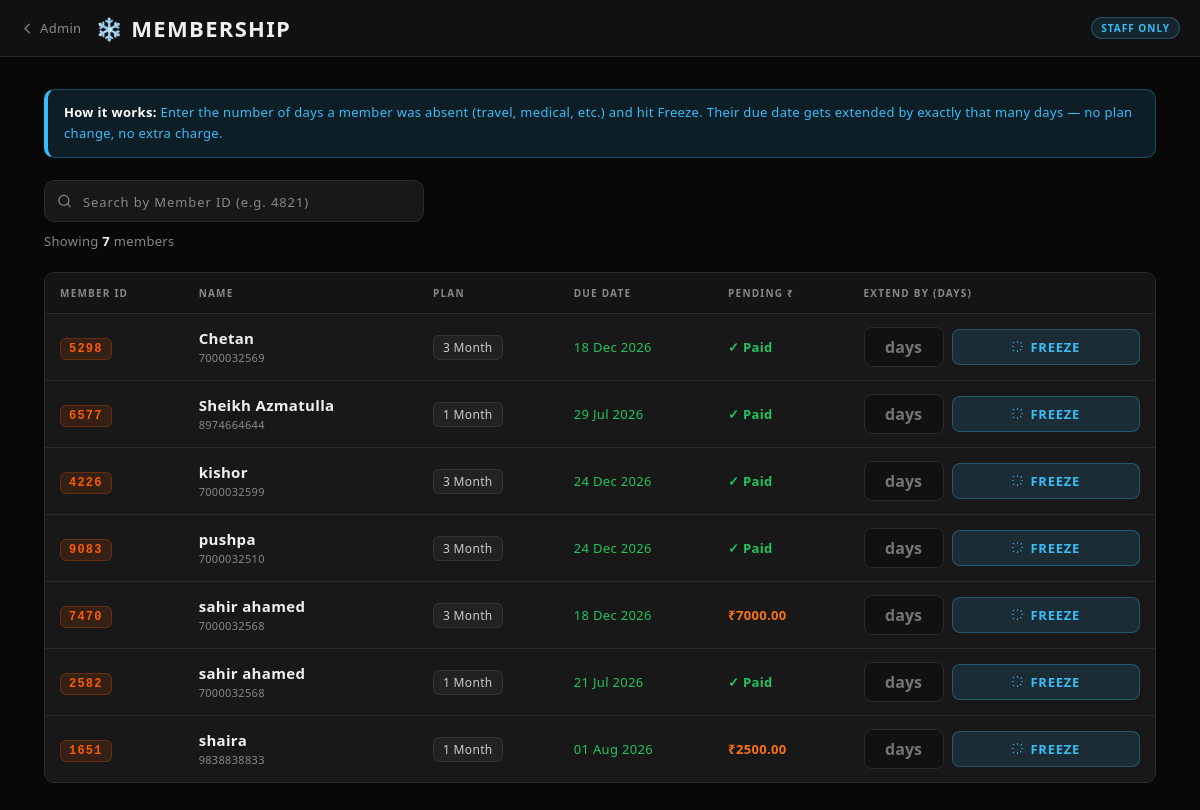
The app's page /freeze-membership/ (signed in), older data.
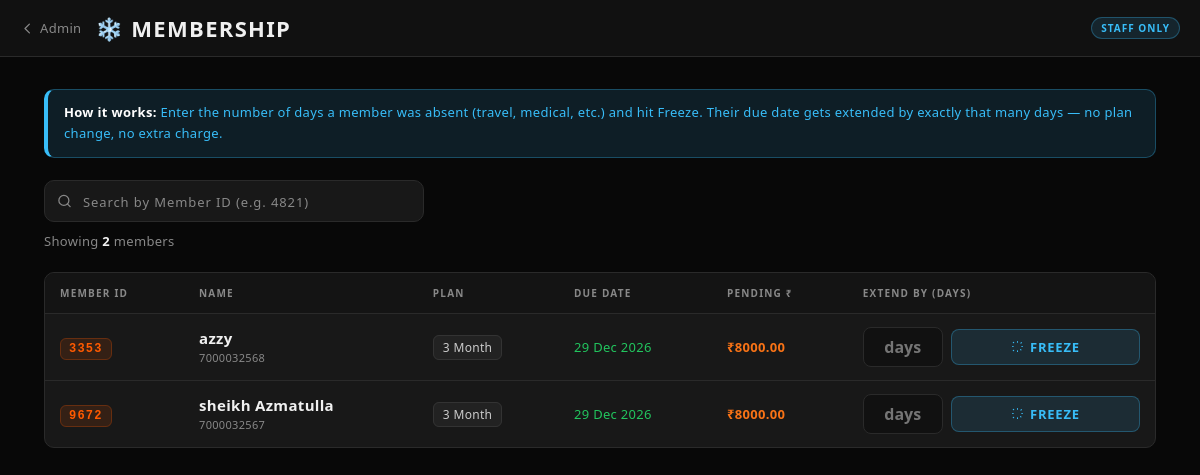
The same page, newer data.
### AuthFit/models.py (models this page shows, shortened)
class Enrollment(models.Model):
    gym = models.ForeignKey(Gym, on_delete=models.CASCADE, db_index=True)
    objects = GymManager()
    GENDER_CHOICES = [('M', 'Male'), ('F', 'Female')]
    PAYMENT = [("Done", 'Done'), ("Pending", 'Pending')]
    METHOD = [('C', 'CASH'), ('U', 'UPI'), ('B', 'UPI + CASH')]
    SOURCE_CHOICES = [
        ("OWNER", "Owner"),
        ("MEMBER", "Member"),
    ]
    unique_id = models.CharField(max_length=10, editable=False, db_index=True)
    user = models.ForeignKey(
        User, on_delete=models.CASCADE, null=True, blank=True
    )
    profile_completed = models.BooleanField(default=False)
    source = models.CharField(max_length=10, choices=SOURCE_CHOICES, default="OWNER")
    fullname = models.CharField(max_length=25)
    email = models.EmailField(blank=True ,null=True)          # blank allowed — owner won't fill this
    gender = models.CharField(max_length=1, choices=GENDER_CHOICES, blank=True ,null=True)
    phone = models.CharField(max_length=10, db_index=True)   # primary lookup field now
    address = models.TextField(blank=True)
    reference = models.CharField(max_length=30, null=True, blank=True)
    selectPlan = models.ForeignKey(MembershipPlan, on_delete=models.CASCADE)
    trainer = models.ForeignKey(
        Trainer, on_delete=models.SET_NULL, null=True, blank=True
    )
    Amount = models.DecimalField(max_digits=10, decimal_places=2)
    paidAmount = models.DecimalField(default=0,max_digits=10,decimal_places=2,null=False)
    paymentDate = models.DateField(blank=True, null=True)
    paymentMethod = models.CharField(
        max_length=1, choices=METHOD, blank=True, null=True
    )
    pendingAmount = models.DecimalField(default=0,max_digits=10,decimal_places=2)
    pendingpaymentMethod = models.CharField(
        max_length=1, choices=METHOD, blank=True, null=True
    )
    pendingpaymentDate =  models.DateField(blank=True, null=True)
    paymentStatus = models.CharField(
        max_length=10, choices=PAYMENT, default="Pending"
    )
    last_expiry_notif_sent = models.DateField(null=True, blank=True)
    initial_invoice_generated = models.BooleanField(
        default=False,
        help_text="Set once the up-front payment collected during Quick Enrollment "
                "has been converted into a Payment + Invoice.",
    )
    doj = models.DateField(auto_now_add=True)
    DueDate = models.DateField(blank=True, null=True,db_index=True)
    created_at = models.DateTimeField(auto_now_add=True)
    is_active = models.BooleanField(default=True, db_index=True)
    face_enrolled = models.BooleanField(default=False)
    face_image = CloudinaryField('image', null=True, blank=True)
    face_embeddings = models.JSONField(default=list, blank=True)
    class Meta:
        unique_together = ('gym', 'unique_id')
        constraints = [
            models.UniqueConstraint(
                fields=['gym', 'phone'],
                condition=models.Q(user__isnull=True),
                name='unique_pending_enrollment_phone_per_gym',
            )
        ]
    @property
    def is_expired(self):
        if self.DueDate:
            return timezone.now().date() > self.DueDate
        return False
    @property
    def days_remaining(self):
        if self.DueDate:
            return (self.DueDate - timezone.now().date()).days
        return None

class MembershipPlan(models.Model):
    gym = models.ForeignKey(
        Gym,
        on_delete=models.CASCADE,
        db_index=True
    )
    plan = models.CharField(max_length=100)
    price = models.IntegerField()
    duration_days = models.IntegerField(default=30)
    objects = GymManager()

### AuthFit/views.py (the view)
# urls.py: path('freeze-membership/', views.freeze_membership,       name='freeze_membership'),
@_gym_staff_required
def freeze_membership(request):
    gym   = getattr(request, 'gym', None)
    query = request.GET.get("q", "").strip()
    qs = Enrollment.objects.select_related("selectPlan").order_by("fullname")
    if gym:
        qs = qs.filter(gym=gym)
    if query:
        qs = qs.filter(unique_id=query)
    paginator = Paginator(qs, 20)
    page_obj  = paginator.get_page(request.GET.get("page", 1))
    return render(request, "freeze_membership.html", {"page_obj": page_obj, "query": query , })

### AuthFit/context_processors.py (called while the page is built, shortened)
def saas_config(request):
    return {
        'BASE_DOMAIN': os.environ.get('BASE_DOMAIN', 'entergym.in'),
    }

def _user_hash(uid: int) -> str:
    return hmac.new(
        settings.SECRET_KEY.encode("utf-8"),
        str(uid).encode("utf-8"),
        hashlib.sha256,
    ).hexdigest()[:16]

def _build_response(is_enrolled, already_marked, user_hash, request=None):
    config = {
        "isAuthenticated": request.user.is_authenticated if request else False,
        "isEnrolled":      bool(is_enrolled),
        "alreadyMarked":   bool(already_marked),
        "userHash":        user_hash,
    }
    return {
        "GYM_CONFIG_JSON": json.dumps(config),
        "is_enrolled":     bool(is_enrolled),
        "already_marked":  bool(already_marked),
    }

def gym_context(request):
    gym = getattr(request, 'gym', None)
    if gym is None:
        return {'gym': None, 'favicon_url': None, 'logo_url': None}

### Gym/mixins.py (called while the page is built)
    def get_queryset(self):
        return GymQuerySet(self.model, using=self._db)

### notifications/context_processors.py (called while the page is built)
def vapid_key(request):
    key = getattr(settings, "VAPID_PUBLIC_KEY", "")
    if not key:
        return {}
    return {"VAPID_PUBLIC_KEY": key}

### templates/freeze_membership.html (shortened to what this page needs)
{% load static %}
<!DOCTYPE html>
<html lang="en">
<head>
</head>
<body>
<div class="topbar">
  <a href="/" class="back">
    <svg xmlns="http://www.w3.org/2000/svg" fill="none" viewBox="0 0 24 24" stroke="currentColor" stroke-width="2">
      <path stroke-linecap="round" stroke-linejoin="round" d="M15 19l-7-7 7-7"/>
    </svg>
    <span>Admin</span>
  </a>
  <div class="title">❄️  Membership</div>
  <div class="badge">Staff Only</div>
</div>
<div class="page">
  <div class="info-banner">
    <strong>How it works:</strong> Enter the number of days a member was absent (travel, medical, etc.) and hit Freeze. Their due date gets extended by exactly that many days — no plan change, no extra charge.
  </div>
  <div class="search-row">
    <form method="get" action="" style="display:contents">
      <div class="search-wrap">
        <input
          type="text"
          name="q"
          placeholder="Search by Member ID (e.g. 4821)"
          value="{{ query }}"
          autocomplete="off"
          inputmode="numeric"
          maxlength="4"
        />
      </div>
    </form>
    <span class="search-info">
      Showing <strong>{{ page_obj.paginator.count }}</strong> member{{ page_obj.paginator.count|pluralize }}{% if query %} matching <strong>#{{ query }}</strong>{% endif %}
    </span>
  </div>
  {% if page_obj.object_list %}
  <div class="table-wrap">
    <table>
      <thead>
        <tr>
          <th>Member ID</th>
          <th>Name</th>
          <th>Plan</th>
          <th>Due Date</th>
          <th>Pending ₹</th>
          <th>Extend By (Days)</th>
        </tr>
      </thead>
      <tbody>
        {% for row in page_obj.object_list %}
        <tr>
          <td><span class="uid">{{ row.unique_id }}</span></td>
          <td>
            <div class="name-cell">{{ row.fullname }}</div>
            <div class="sub-text">{{ row.phone }}</div>
          </td>
          <td><span class="plan-pill">{{ row.selectPlan.plan }}</span></td>
          <td>
            <div class="due-date {% if row.is_expired %}expired{% elif row.days_remaining <= 5 %}expiring{% else %}ok{% endif %}">
              {{ row.DueDate|date:"d M Y" }}
            </div>
          </td>
          <td>
            {% if row.pendingAmount == 0 %}
              <span class="pending-0">✓ Paid</span>
            {% else %}
              <span class="pending-amt">₹{{ row.pendingAmount }}</span>
            {% endif %}
          </td>
          <td>
            <div class="freeze-form">
              <input type="number" min="1" max="365" class="freeze-input" placeholder="days" data-days-input/>
            <button class="btn-freeze" type="button"
            data-id="{{ row.id }}" data-uid="{{ row.unique_id }}"
            data-name="{{ row.fullname }}" data-due="{{ row.DueDate|date:'d M Y' }}">
                <svg xmlns="http://www.w3.org/2000/svg" fill="none" viewBox="0 0 24 24" stroke="currentColor" stroke-width="2">
                  <path stroke-linecap="round" stroke-linejoin="round" d="M12 3v1m0 16v1M4.22 4.22l.707.707m12.728 12.728.707.707M3 12h1m16 0h1M4.22 19.78l.707-.707M18.364 5.636l.707-.707"/>
                </svg>
                Freeze
              </button>
            </div>
          </td>
        </tr>
        {% endfor %}
      </tbody>
    </table>
  </div>
  {% endif %}
</div>
</body>
</html>

Row changes from the older to the newer data that the page shows:
removed Enrollment: unique_id "5298", fullname "Chetan", phone "7000032569", selectPlan.plan "3 Month", DueDate "18 Dec 2026", pendingAmount "✓ Paid"
removed Enrollment: unique_id "6577", fullname "Sheikh Azmatulla", phone "8974664644", selectPlan.plan "1 Month", DueDate "29 Jul 2026", pendingAmount "✓ Paid"
removed Enrollment: unique_id "4226", fullname "kishor", phone "7000032599", selectPlan.plan "3 Month", DueDate "24 Dec 2026", pendingAmount "✓ Paid"
removed Enrollment: unique_id "9083", fullname "pushpa", phone "7000032510", selectPlan.plan "3 Month", DueDate "24 Dec 2026", pendingAmount "✓ Paid"
removed Enrollment: unique_id "7470", fullname "sahir ahamed", phone "7000032568", selectPlan.plan "3 Month", DueDate "18 Dec 2026", pendingAmount "7000.00"
removed Enrollment: unique_id "2582", fullname "sahir ahamed", phone "7000032568", selectPlan.plan "1 Month", DueDate "21 Jul 2026", pendingAmount "✓ Paid"
removed Enrollment: unique_id "1651", fullname "shaira", phone "9838838833", selectPlan.plan "1 Month", DueDate "01 Aug 2026", pendingAmount "2500.00"
added Enrollment: unique_id "3353", fullname "azzy", phone "7000032568", selectPlan.plan "3 Month", DueDate "29 Dec 2026", pendingAmount "8000.00"
added Enrollment: unique_id "9672", fullname "sheikh Azmatulla", phone "7000032567", selectPlan.plan "3 Month", DueDate "29 Dec 2026", pendingAmount "8000.00"
Text that changed along with them:
{{ page_obj.paginator.count }}: "7" → "2"
